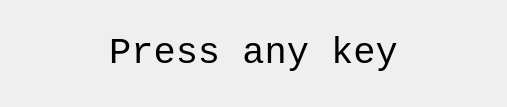
<?xml version="1.0" encoding="UTF-8"?>
<ui version="4.0">
 <class>QtBoenkenPressKeyDialog</class>
 <widget class="QDialog" name="QtBoenkenPressKeyDialog">
  <property name="geometry">
   <rect>
    <x>0</x>
    <y>0</y>
    <width>507</width>
    <height>107</height>
   </rect>
  </property>
  <property name="font">
   <font>
    <family>Courier New</family>
    <pointsize>28</pointsize>
   </font>
  </property>
  <property name="windowTitle">
   <string>Dialog</string>
  </property>
  <layout class="QHBoxLayout" name="horizontalLayout">
   <item>
    <widget class="QLabel" name="label_2">
     <property name="text">
      <string/>
     </property>
     <property name="pixmap">
      <pixmap resource="GameBoenken.qrc">:/images/Human.png</pixmap>
     </property>
     <property name="scaledContents">
      <bool>true</bool>
     </property>
    </widget>
   </item>
   <item>
    <widget class="QLabel" name="label">
     <property name="text">
      <string>Press any key</string>
     </property>
     <property name="alignment">
      <set>Qt::AlignCenter</set>
     </property>
    </widget>
   </item>
   <item>
    <widget class="QLabel" name="label_3">
     <property name="text">
      <string/>
     </property>
     <property name="pixmap">
      <pixmap resource="GameBoenken.qrc">:/images/Human.png</pixmap>
     </property>
     <property name="scaledContents">
      <bool>true</bool>
     </property>
    </widget>
   </item>
  </layout>
 </widget>
 <resources>
  <include location="GameBoenken.qrc"/>
 </resources>
 <connections/>
</ui>
